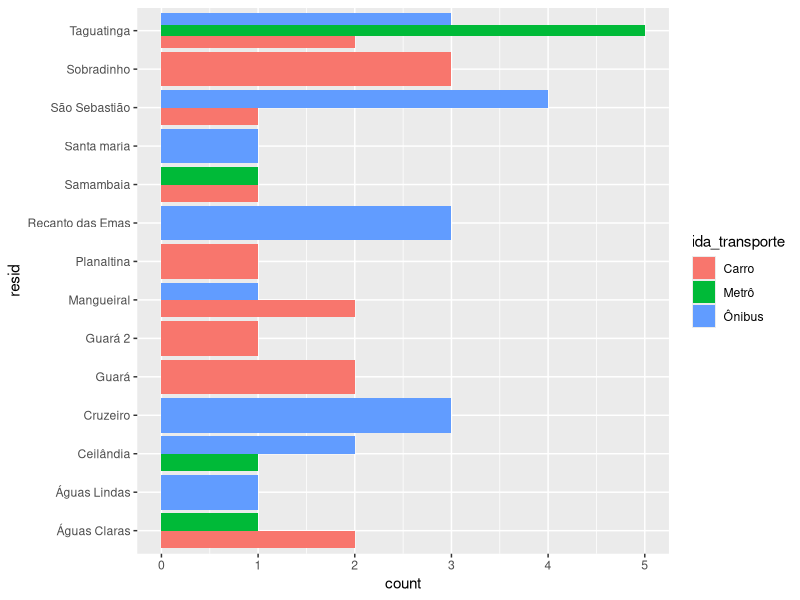
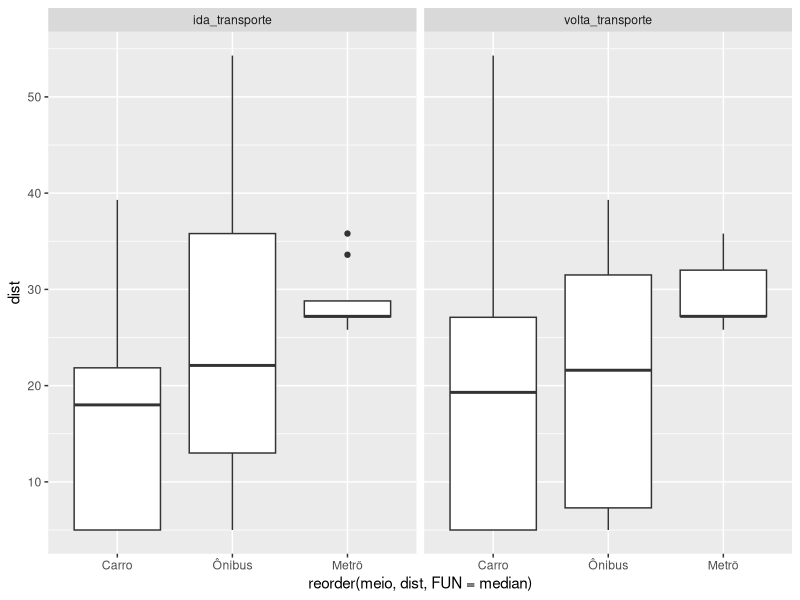
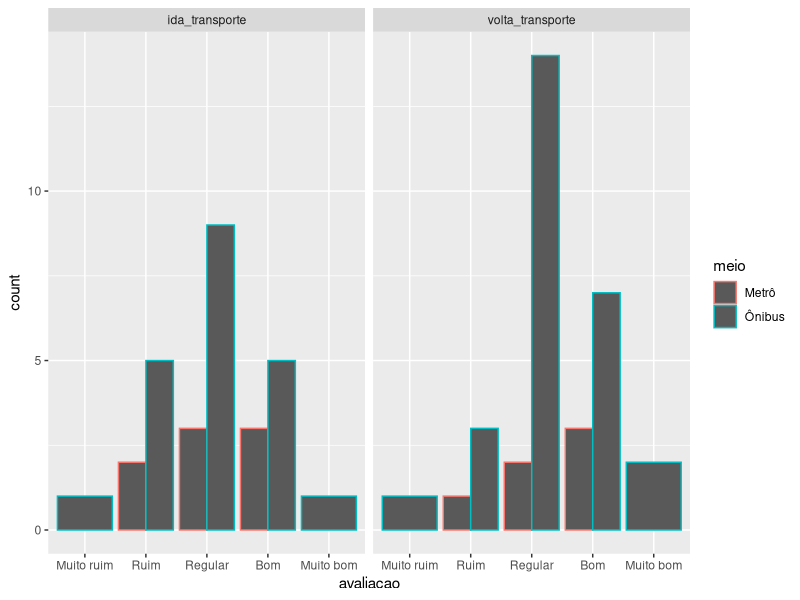
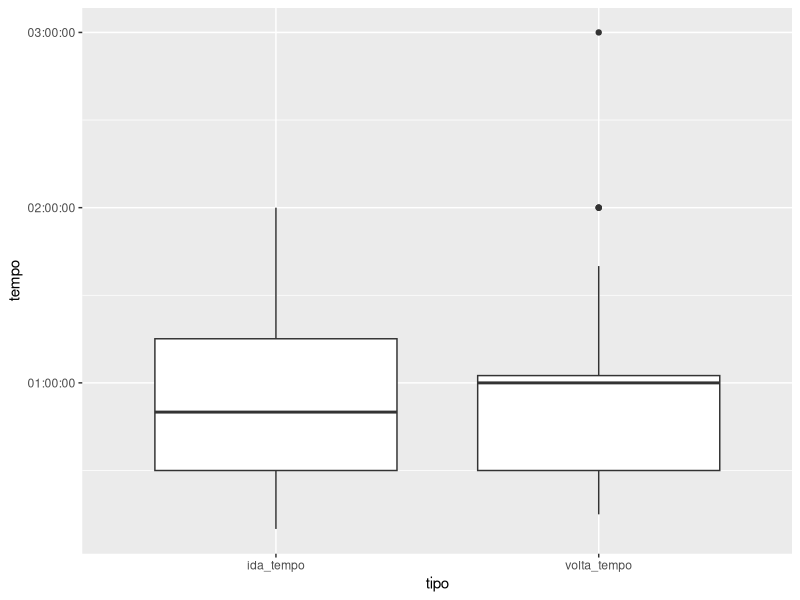

The R source for these figures, in order:
## ---- chunk 1
knitr::opts_chunk$set(echo = TRUE)
library(tidyverse)
library(viridis)

transito <- read_csv("tabela1.csv")
## ---- chunk 2
transito %>% 
  group_by(ida_transporte) %>% 
  summarise(n())
## ---- chunk 3
transito %>% 
     select(ida_transporte, volta_transporte, resid) %>% 
     filter(ida_transporte %in% c('A pé', 'Bicicleta') | volta_transporte %in% c('A pé', 'Bicicleta'))
## ---- chunk 4
transito %>% 
     select(ida_transporte, volta_transporte, resid) %>% 
     filter(ida_transporte %in% c('Metrô') | volta_transporte %in% c('Metrô'))
## ---- chunk 5
transito %>% 
  mutate(resid = ifelse( resid %in% c('Asa Norte', 'Asa Sul'), 'Brasília', resid)) %>% 
  filter(resid != 'Brasília') %>% 
  ggplot(aes(resid)) +
    geom_bar(aes(fill = ida_transporte), position = "dodge")+
    coord_flip()
## ---- chunk 6
transito %>% 
  mutate(dist = ifelse(dist == 10.8, 5, dist)) %>% 
  group_by(volta_transporte) %>% 
  summarise(dist_media = mean(dist))
## ---- chunk 7
transito %>% 
  gather(ida_transporte, volta_transporte, key = tipo, value = meio) %>% 
  filter(meio %in% c("Ônibus", "Metrô", "Carro")) %>% 
  mutate(dist = ifelse(dist == 10.8, 5, dist)) %>% 
  ggplot() + 
    geom_boxplot(aes(reorder(meio, dist, FUN = median ), dist)) +
    facet_wrap(~ tipo)
## ---- chunk 8
transito$avaliacao <- as_factor(transito$avaliacao)
transito$avaliacao <- factor(transito$avaliacao, levels = c('Muito ruim', 'Ruim', 'Regular', 'Bom', 'Muito bom'))
## ---- chunk 9
transito %>%
  gather(ida_transporte, volta_transporte, key = type, value = meio) %>% 
  filter(is.na(avaliacao) != TRUE, meio %in% c('Ônibus', 'Metrô')) %>% 
  ggplot(aes(avaliacao)) +
    geom_bar(aes(color = meio),position = "dodge") +
    facet_wrap(~type)
## ---- chunk 10
av <- transito %>%
  filter(is.na(avaliacao) != TRUE) %>% 
  ggplot(aes(avaliacao)) +
    geom_bar(aes(fill = avaliacao))
## ---- chunk 11
transito %>% 
  select(ida_tempo, volta_tempo) %>% 
  mutate(transito_tempo = (ida_tempo + volta_tempo)) %>% 
  gather(`ida_tempo`, `volta_tempo`, key=tipo, value=tempo) %>% 
  ggplot() +
    geom_boxplot(aes(tipo, tempo))
